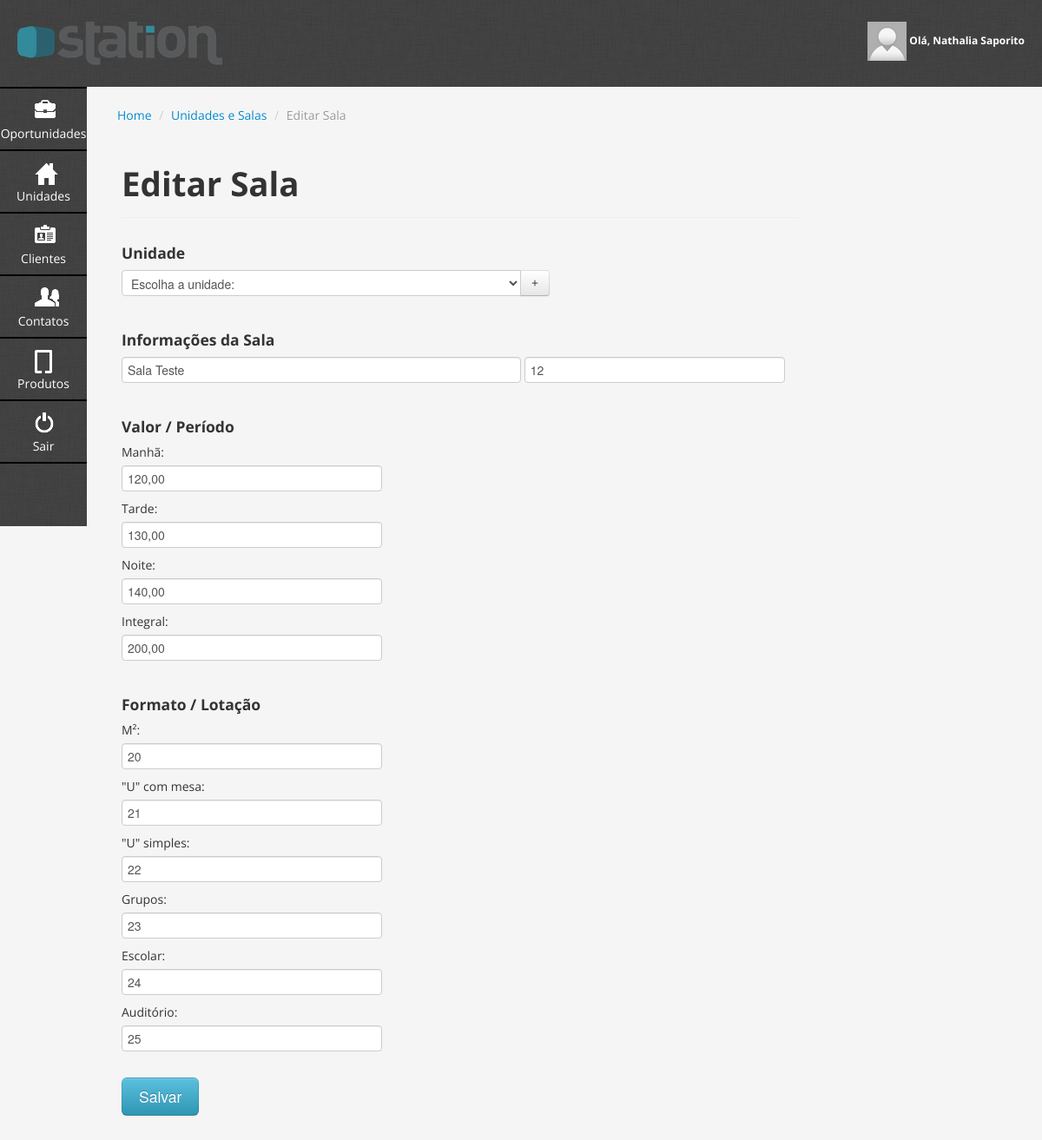
/modules/unidades/editarSala.php (signed in), run on the app's committed database.
### tables this page shows
CREATE TABLE IF NOT EXISTS `sta_salas` (
  `sala_10_id` int(11) NOT NULL AUTO_INCREMENT,
  `sala_30_nome` text NOT NULL,
  `sala_30_numero` text NOT NULL,
  `sala_15_valorManha` decimal(10,2) NOT NULL,
  `sala_15_valorTarde` decimal(10,2) NOT NULL,
  `sala_15_valorNoite` decimal(10,2) NOT NULL,
  `sala_15_valorIntegral` decimal(10,2) NOT NULL,
  `sala_20_metros` varchar(255) NOT NULL,
  `sala_20_uMesa` varchar(255) NOT NULL,
  `sala_20_uSimples` varchar(255) NOT NULL,
  `sala_20_grupos` varchar(255) NOT NULL,
  `sala_20_escolar` varchar(255) NOT NULL,
  `sala_20_auditorio` varchar(255) NOT NULL,
  `unidade_10_id` int(11) NOT NULL,
  PRIMARY KEY (`sala_10_id`)
);

### conf/config.php (called while the page is built, shortened)
<?php
if ($_SERVER['SERVER_ADDR'] == "127.0.0.1" || $_SERVER['SERVER_ADDR'] == "::1"){
    $urlGeral = "http://localhost/agenda";
}else {
    $urlGeral = "http://stationct.com.br/agenda";
}
$urlModules = $urlGeral."/modules";
$urlUnidades = $urlModules."/unidades";
?>

### modules/unidades/entity/Sala.php (called while the page is built, shortened)
<?php
class Sala {
    protected $nome;
    protected $numero;
    protected $valorManha;
    protected $valorTarde;
    protected $valorNoite;
    protected $valorIntegral;
    protected $metros;
    protected $uMesa;
    protected $uSimples;
    protected $grupos;
    protected $escolar;
    protected $auditorio;
    public function getNome() {
        return $this->nome;
    }
    public function setNome($nome) {
        $this->nome = $nome;
    }
    public function getNumero() {
        return $this->numero;
    }
    public function setNumero($numero) {
        $this->numero = $numero;
    }
    public function getValorManha() {
        return $this->valorManha;
    }
    public function setValorManha($valorManha) {
        $this->valorManha = $valorManha;
    }
    public function getValorTarde() {
        return $this->valorTarde;
    }
    public function setValorTarde($valorTarde) {
        $this->valorTarde = $valorTarde;
    }
	public function getValorNoite() {
        return $this->valorNoite;
    }
    public function setValorNoite($valorNoite) {
        $this->valorNoite = $valorNoite;
    }
	public function getValorIntegral() {
        return $this->valorIntegral;
    }
    public function setValorIntegral($valorIntegral) {
        $this->valorIntegral = $valorIntegral;
    }
	public function getMetros() {
        return $this->metros;
    }
    public function setMetros($metros) {
        $this->metros = $metros;
    }
	public function getUMesa() {
        return $this->uMesa;
    }
    public function setUMesa($uMesa) {
        $this->uMesa = $uMesa;
    }
	public function getUSimples() {
        return $this->uSimples;
    }
    public function setUSimples($uSimples) {
        $this->uSimples = $uSimples;
    }
	public function getGrupos() {
        return $this->grupos;
    }
    public function setGrupos($grupos) {
        $this->grupos = $grupos;
    }
	public function getEscolar() {
        return $this->escolar;
    }
    public function setEscolar($escolar) {
        $this->escolar = $escolar;
    }
	public function getAuditorio() {
        return $this->auditorio;
    }
    public function setAuditorio($auditorio) {
        $this->auditorio = $auditorio;
    }
}
?>

### modules/unidades/controller/SalaController.php (called while the page is built, shortened)
<?php
class SalaController {
    public function listAction($id = false) {
        $whereQuery[] = (!$id) ? "1 = 1" : "sala_10_id = " . $id;
        $strQuery = "SELECT * FROM sta_salas WHERE ".implode(" AND ", $whereQuery);
        $result = mysql_query($strQuery);
        $retArr = array();
        $i = 1;
        if (mysql_num_rows($result) > 0) {
            while ($row = mysql_fetch_assoc($result)) {
                $retArr[$i] = $row;
                $i++;
            }
        }
        return $retArr;
    }
	public function formataValor($valor, $action){
		if($action == 'gravar'){
			$valorFormatado = number_format($valor,2,'.',',');
			$valorFormatado = str_replace(',','',$valorFormatado);
		}else{
			$valorFormatado = number_format($valor,2,',','.');
			$valorFormatado = str_replace('.','',$valorFormatado);
		}
		return $valorFormatado;
	}
}
?>

### modules/unidades/editarSala.php (the view, shortened to what this page needs)
<?php
include $_SERVER['DOCUMENT_ROOT'] . '/agenda/conf/config.php';
if ($_SESSION['LogadoSTATION'] != "1" && (isset($_GET['id']) && $_GET['id'] > 0)){
	header("Location: index.php");
}else{
    $salaController = new SalaController();
    $sala = $salaController->listAction($_GET['id'] , 1);
    $salaClass = new Sala();
    $salaClass->fetchEntity($sala[1]);
?>
<?php include($_SERVER['DOCUMENT_ROOT']."/agenda/inc/header.php");?>
<div class="content">
			<ul class="breadcrumb">
				<li><a href="/agenda/painel.php">Home</a> <span class="divider">/</span></li>
                <li><a href="/agenda/modules/unidades/listarUnidade.php">Unidades e Salas</a> <span class="divider">/</span></li>
				<li class="active">Editar Sala</li>
			</ul>
			<div class="span10">
				<div class="page-header">
					<h1>Editar Sala</h1>
				</div>
				<form name="gravarSala" method="post" action="<?php echo $urlUnidades;?>/action/crudUnidade.php?op=editar">
					<h4>Unidade</h4>
					<div class="row">
						<div class="span10">
							<div class="input-append">
								<select class="span6" id="unidade" name="unidade">
									<option value="">Escolha a unidade:</option>
								</select>
								<a href="#modalNovaUnidade" role="button" class="btn" data-toggle="modal">+</a>
							</div>
						</div>
					</div>
					<br>
					<h4>Informações da Sala</h4>
					<div class="row">
						<div class="span10">
							<input type="text" class="span6" id="sala" name="sala" placeholder="Nome da Sala" value="<?php echo $salaClass->getNome();?>">
							<input type="text" class="span4" id="numero" name="numero" placeholder="Número da Sala" value="<?php echo $salaClass->getNumero();?>">
						</div>
					</div>
					<br>
					<h4>Valor / Período</h4>
					<div class="row">
						<div class="span10">
							<label for="valorManha">Manhã:</label>
							<input type="text" class="span4" id="valorManha" name="valorManha" placeholder="Valor (R$)" value="<?php echo $salaController->formataValor($salaClass->getValorManha(),'editar');?>">
							<label for="valorTarde">Tarde:</label>
							<input type="text" class="span4" id="valorTarde" name="valorTarde" placeholder="Valor (R$)" value="<?php echo $salaController->formataValor($salaClass->getValorTarde(),'editar');?>">
							<label for="valorNoite">Noite:</label>
							<input type="text" class="span4" id="valorNoite" name="valorNoite" placeholder="Valor (R$)" value="<?php echo $salaController->formataValor($salaClass->getValorNoite(),'editar');?>">
							<label for="valorIntegral">Integral:</label>
							<input type="text" class="span4" id="valorIntegral" name="valorIntegral" placeholder="Valor (R$)" value="<?php echo $salaController->formataValor($salaClass->getValorIntegral(),'editar');?>">
						</div>
					</div>
					<br>
					<h4>Formato / Lotação</h4>
					<div class="row">
						<div class="span10">
							<label for="metros">M²:</label>
							<input type="text" class="span4" id="metros" name="metros" placeholder="Lotação Máxima" value="<?php echo $salaClass->getMetros();?>">
							<label for="uMesa">"U" com mesa:</label>
							<input type="text" class="span4" id="uMesa" name="uMesa" placeholder="Lotação Máxima" value="<?php echo $salaClass->getUMesa();?>">
							<label for="uSimples">"U" simples:</label>
							<input type="text" class="span4" id="uSimples" name="uSimples" placeholder="Lotação Máxima" value="<?php echo $salaClass->getUSimples();?>">
							<label for="grupos">Grupos:</label>
							<input type="text" class="span4" id="grupos" name="grupos" placeholder="Lotação Máxima" value="<?php echo $salaClass->getGrupos();?>">
							<label for="escolar">Escolar:</label>
							<input type="text" class="span4" id="escolar" name="escolar" placeholder="Lotação Máxima" value="<?php echo $salaClass->getEscolar();?>">
							<label for="auditorio">Auditório:</label>
							<input type="text" class="span4" id="auditorio" name="auditorio" placeholder="Lotação Máxima" value="<?php echo $salaClass->getAuditorio();?>">
						</div>
					</div>
					<br>
					<input type="button" onclick="validaSala()" class="btn btn-info btn-large" value="Salvar" />
				</form>
			</div>
		</div>
<?php include($_SERVER['DOCUMENT_ROOT']."/agenda/inc/footer.php");?>
<?php
	}
?>

### css/style.css (style rules this page uses)
.content { float:left; width:820px; padding:15px 20px; overflow:visible; }

### data on the page
sta_salas: sala "Sala Teste", numero "12", valorManha "120,00", valorTarde "130,00", valorNoite "140,00", valorIntegral "200,00", metros "20", uMesa "21", uSimples "22", grupos "23", escolar "24", auditorio "25"

### other printed values
$_SESSION['NomeSTATION'] "Nathalia Saporito"
